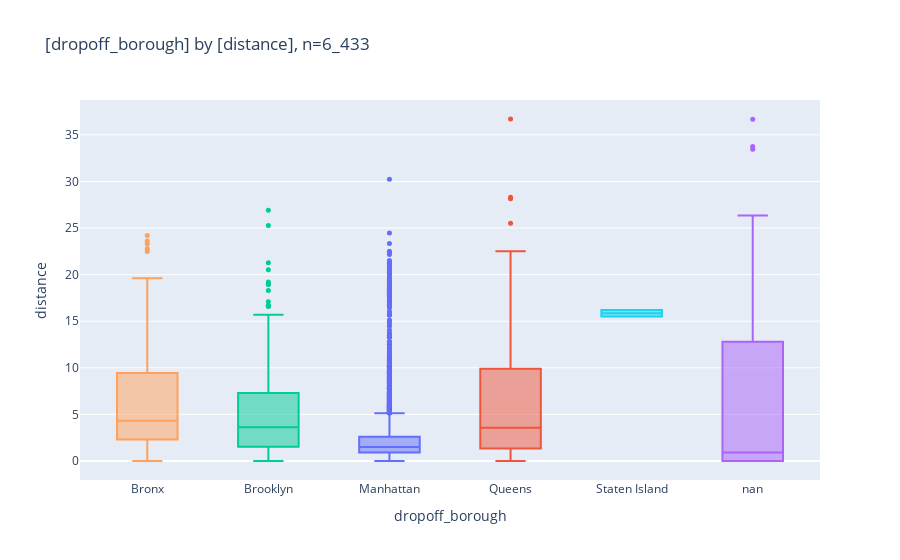

This figure's notebook cell:
### Code cell
_df = df[["dropoff_borough","distance"]]
print(_df)
_=pls.plot_boxes_large(
    _df,
    width=600,
    # violin=True,
    # use_log=True,
)
_=pls.plot_boxes(
    _df,
    width=600,
    # violin=True,
    # use_log=True,
)

### Figure 1 — Plotly figure (JSON) as saved in the notebook; plotly's stock layout.template omitted (floating-point values rounded to 4 significant figures; data arrays with more than 128 entries replaced by an {"elided": "..."} marker saying what was removed)
{"data": [{"alignmentgroup": "True", "hovertemplate": "dropoff_borough=%{x}<br>distance=%{y}<extra></extra>", "legendgroup": "Manhattan", "marker": {"color": "#636efa", "size": 5}, "name": "Manhattan", "notched": false, "offsetgroup": "Manhattan", "orientation": "v", "showlegend": true, "type": "box", "width": 0.5, "x": {"elided": "5206 str values"}, "x0": " ", "xaxis": "x", "y": {"elided": "5206 float values"}, "y0": " ", "yaxis": "y"}, {"alignmentgroup": "True", "hovertemplate": "dropoff_borough=%{x}<br>distance=%{y}<extra></extra>", "legendgroup": "Queens", "marker": {"color": "#EF553B", "size": 5}, "name": "Queens", "notched": false, "offsetgroup": "Queens", "orientation": "v", "showlegend": true, "type": "box", "width": 0.5, "x": {"elided": "542 str values"}, "x0": " ", "xaxis": "x", "y": {"elided": "542 float values"}, "y0": " ", "yaxis": "y"}, {"alignmentgroup": "True", "hovertemplate": "dropoff_borough=%{x}<br>distance=%{y}<extra></extra>", "legendgroup": "Brooklyn", "marker": {"color": "#00cc96", "size": 5}, "name": "Brooklyn", "notched": false, "offsetgroup": "Brooklyn", "orientation": "v", "showlegend": true, "type": "box", "width": 0.5, "x": {"elided": "501 str values"}, "x0": " ", "xaxis": "x", "y": {"elided": "501 float values"}, "y0": " ", "yaxis": "y"}, {"alignmentgroup": "True", "hovertemplate": "dropoff_borough=%{x}<br>distance=%{y}<extra></extra>", "legendgroup": "nan", "marker": {"color": "#ab63fa", "size": 5}, "name": "nan", "notched": false, "offsetgroup": "nan", "orientation": "v", "showlegend": true, "type": "box", "width": 0.5, "x": ["nan", "nan", "nan", "nan", "nan", "nan", "nan", "nan", "nan", "nan", "nan", "nan", "nan", "nan", "nan", "nan", "nan", "nan", "nan", "nan", "nan", "nan", "nan", "nan", "nan", "nan", "nan", "nan", "nan", "nan", "nan", "nan", "nan", "nan", "nan", "nan", "nan", "nan", "nan", "nan", "nan", "nan", "nan", "nan", "nan"], "x0": " ", "xaxis": "x", "y": [0.0, 0.0, 1.74, 0.03, 0.0, 13.4, 0.9, 0.9, 0.0, 6.32, 5.69, 1.4, 14.82, 26.35, 19.2, 12.6, 0.0, 24.57, 3.2, 0.34, 0.84, 24.63, 0.0, 21.3, 0.0, 33.76, 0.0, 0.04, 36.66, 2.1, 4.2, 14.8, 0.72, 10.36, 0.83, 4.99, 0.0, 2.53, 0.0, 0.0, 33.46, 0.0, 0.0, 0.0, 0.0], "y0": " ", "yaxis": "y"}, {"alignmentgroup": "True", "hovertemplate": "dropoff_borough=%{x}<br>distance=%{y}<extra></extra>", "legendgroup": "Bronx", "marker": {"color": "#FFA15A", "size": 5}, "name": "Bronx", "notched": false, "offsetgroup": "Bronx", "orientation": "v", "showlegend": true, "type": "box", "width": 0.5, "x": {"elided": "137 str values"}, "x0": " ", "xaxis": "x", "y": {"elided": "137 float values"}, "y0": " ", "yaxis": "y"}, {"alignmentgroup": "True", "hovertemplate": "dropoff_borough=%{x}<br>distance=%{y}<extra></extra>", "legendgroup": "Staten Island", "marker": {"color": "#19d3f3", "size": 5}, "name": "Staten Island", "notched": false, "offsetgroup": "Staten Island", "orientation": "v", "showlegend": true, "type": "box", "width": 0.5, "x": ["Staten Island", "Staten Island"], "x0": " ", "xaxis": "x", "y": [15.51, 16.2], "y0": " ", "yaxis": "y"}], "layout": {"boxmode": "group", "legend": {"title": {"text": "dropoff_borough"}, "tracegroupgap": 0}, "showlegend": false, "title": {"text": "[dropoff_borough] by [distance], n=6_433"}, "xaxis": {"anchor": "y", "categoryarray": ["Bronx", "Brooklyn", "Manhattan", "Queens", "Staten Island", "nan"], "categoryorder": "array", "domain": [0, 1], "title": {"text": "dropoff_borough"}}, "yaxis": {"anchor": "x", "domain": [0, 1], "title": {"text": "distance"}}}}
